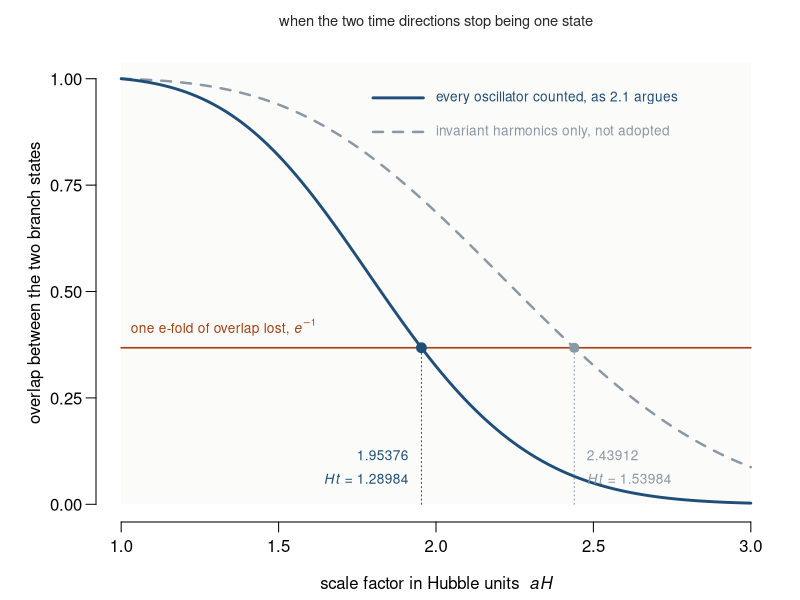
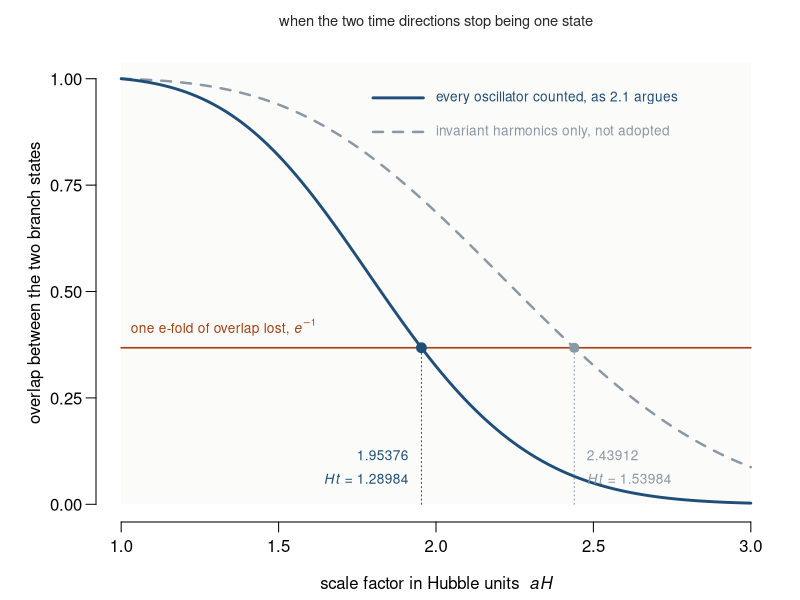

Write the R code that produced these figures, in order.
#!/usr/bin/env Rscript
# fig_overlap_threshold.R -- Section 2: when the two time directions stop being one state.
#
# The cosmology paper's 4.1 gives the overlap of the two branch states on closed de Sitter as
#     log |<E-|E+>| = -(N_f/4) sum_{n>=2} d_n log[1 + A^4(A^2-1) / (n^2 (n^2-1)^2)],   A = aH,
# and the whole question is which d_n. Counting every oscillator, d_n = n^2. Counting only the
# P_perp-invariant harmonics, d_n is the sum of (2l+1) over EVEN l, because P_perp acts as
# (-1)^l and so SPLITS each level rather than signing it.
#
# Section 2.1 settles it: the branch states are Gaussian in each mode coordinate, and a Gaussian
# in q^2 cannot tell +q from -q, so the projector acts as the identity on every mode whatever
# the parity of its harmonic. Restricting the physical states removes no oscillator, and the
# ungauged count is the one that applies. The gauged count would put the
# threshold 19 per cent later, and that delay is not adopted.
# Arithmetic: separate_ways/tangents/info/wdw_weights.R

dn_ungauged <- function(n) n^2
dn_gauged   <- function(n) { l <- 0:(n-1); sum((2*l+1)[l %% 2 == 0]) }
# d_n does not depend on A, so build both vectors once. Recomputing them inside the sum made
# this script take minutes instead of a second.
NMAX <- 4000
NN   <- 2:NMAX
DEN  <- NN^2 * (NN^2 - 1)^2
D_UN <- sapply(NN, dn_ungauged)
D_GA <- sapply(NN, dn_gauged)
logov <- function(A, d, Nf = 1) -(Nf/4) * sum(d * log(1 + A^4*(A^2-1)/DEN))
Aun <- uniroot(function(A) logov(A, D_UN) + 1, c(1.2, 3.5), tol = 1e-12)$root
Aga <- uniroot(function(A) logov(A, D_GA)   + 1, c(1.2, 4.5), tol = 1e-12)$root
cat("=== the decoherence threshold, both counts ===\n\n")
cat(sprintf("  ungauged (every oscillator):   aH = %.5f,  Ht = acosh(aH) = %.5f\n", Aun, acosh(Aun)))
cat(sprintf("  gauged   (invariant harmonics): aH = %.5f,  Ht = acosh(aH) = %.5f\n", Aga, acosh(Aga)))
cat(sprintf("  the gauged reading is %.1f per cent later in aH and %.1f per cent later in Ht,\n",
            100*(Aga/Aun - 1), 100*(acosh(Aga)/acosh(Aun) - 1)))
cat("  and it is the one not adopted. The paper quotes the Ht figure, which is the proper time.\n")
stopifnot(abs(Aun - 1.95376) < 5e-6, abs(Aga - 2.43912) < 5e-6,
          abs(acosh(Aun) - 1.28984) < 1e-4, abs(acosh(Aga) - 1.53984) < 1e-4)
cat("\n  at n = 2 the four harmonics split one invariant and three not:")
cat(sprintf(" %d against %d\n", dn_gauged(2), dn_ungauged(2)))
stopifnot(dn_gauged(2) == 1, dn_ungauged(2) == 4)

ink <- "grey15"; c1 <- "#1f4e79"; c2 <- "#8a97a4"; mark <- "#a8400f"
draw <- function() {
  par(mar = c(3.9, 4.8, 2.2, 1.2), mgp = c(2.6, 0.7, 0), xpd = FALSE)
  A <- seq(1.0, 3.0, by = 0.004)
  un <- sapply(A, function(a) exp(logov(a, D_UN)))
  ga <- sapply(A, function(a) exp(logov(a, D_GA)))
  plot(NA, xlim = c(1, 3), ylim = c(0, 1.04), axes = FALSE,
       xlab = expression(paste("scale factor in Hubble units  ", italic(aH))),
       ylab = "overlap between the two branch states")
  rect(1, 0, 3, 1.04, col = "#fbfbfa", border = NA)
  axis(1, at = seq(1, 3, 0.5)); axis(2, at = seq(0, 1, 0.25), las = 1)
  segments(1, exp(-1), 3, exp(-1), col = mark, lwd = 1.6)
  text(1.03, exp(-1) + 0.048, expression(paste("one e-fold of overlap lost, ", italic(e)^-1)),
       col = mark, cex = 0.82, adj = 0)
  lines(A, ga, col = c2, lwd = 2.4, lty = 2)
  lines(A, un, col = c1, lwd = 2.8)
  points(Aun, exp(-1), pch = 19, cex = 1.3, col = c1)
  points(Aga, exp(-1), pch = 19, cex = 1.2, col = c2)
  segments(Aun, 0, Aun, exp(-1), col = c1, lty = 3); segments(Aga, 0, Aga, exp(-1), col = c2, lty = 3)
  text(Aun - 0.04, 0.115, "1.95376", col = c1, cex = 0.82, adj = 1)
  text(Aun - 0.04, 0.060, expression(paste(italic(Ht), " = 1.28984")), col = c1, cex = 0.82, adj = 1)
  text(Aga + 0.04, 0.115, "2.43912", col = c2, cex = 0.82, adj = 0)
  text(Aga + 0.04, 0.060, expression(paste(italic(Ht), " = 1.53984")), col = c2, cex = 0.82, adj = 0)
  # placed in the upper right, which both curves have left by aH = 2.2
  segments(1.80, 0.955, 1.96, 0.955, col = c1, lwd = 2.8)
  text(2.00, 0.955, "every oscillator counted, as 2.1 argues", col = c1, cex = 0.82, adj = 0)
  segments(1.80, 0.875, 1.96, 0.875, col = c2, lwd = 2.4, lty = 2)
  text(2.00, 0.875, "invariant harmonics only, not adopted", col = c2, cex = 0.82, adj = 0)
  mtext("when the two time directions stop being one state", side = 3, line = 0.7,
        cex = 0.88, col = ink)
}
for (f in c("papers/2_over_the_horizon/fig_companion_overlap.pdf", "papers/2_over_the_horizon/fig_companion_overlap.png")) {
  if (grepl("pdf$", f)) pdf(f, width = 7.4, height = 4.4) else png(f, width = 1150, height = 685, res = 150)
  draw(); invisible(dev.off()); cat("  wrote", f, "\n")
}
